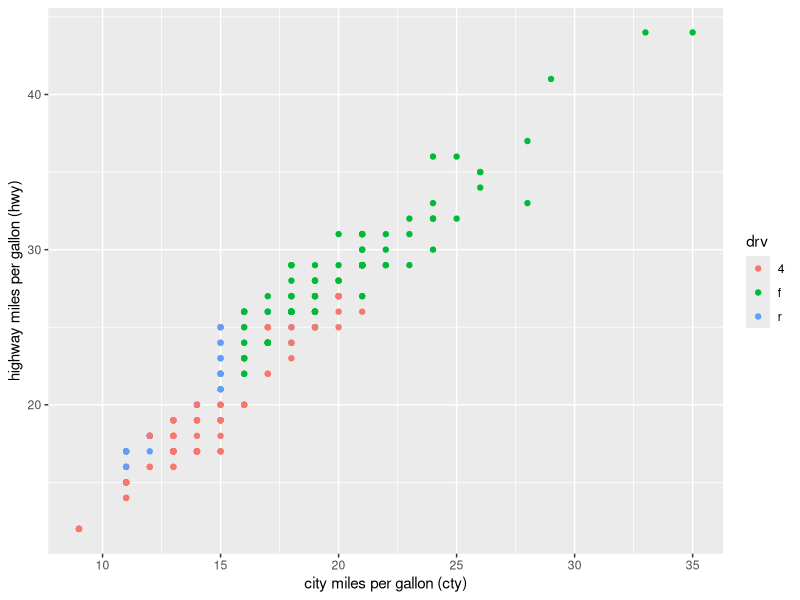
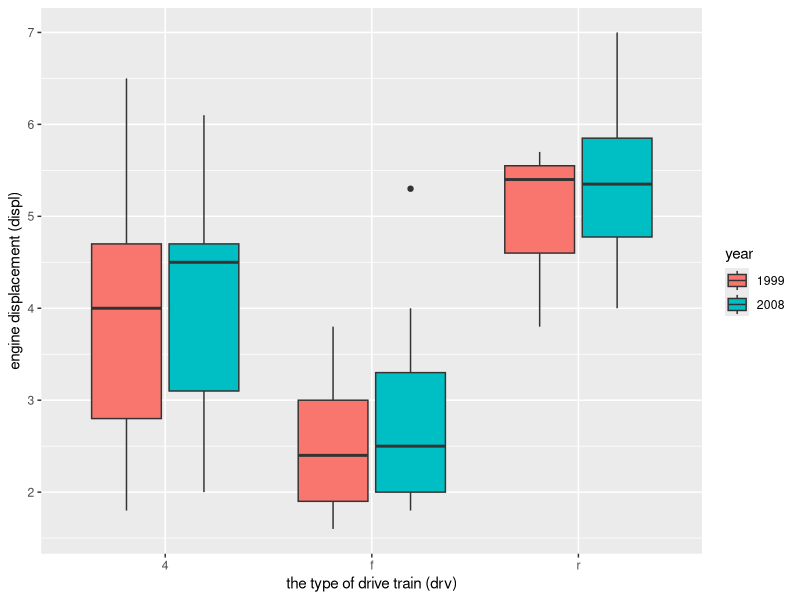
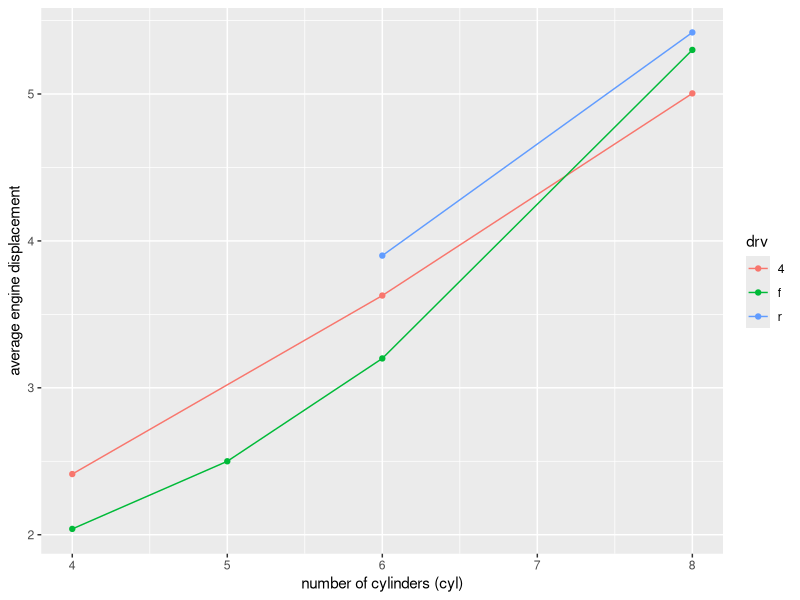

Reproduce these figures in R, in order.
## ---- chunk 1
# data("diamonds")
# data = diamonds
## ---- chunk 2
library(ggplot2)
data("mpg")
ggplot(mpg) + 
    geom_point(mapping = aes(cty,hwy, color = drv)) + 
    labs(x = "city miles per gallon (cty)", y = "highway miles per gallon (hwy)")
## ---- chunk 3
ggplot(mpg) + 
    geom_boxplot(mapping = aes(x = drv, y=displ, fill = factor(year))) + 
    guides(fill=guide_legend(title="year")) + 
    labs(x = "the type of drive train (drv)", y = "engine displacement (displ)")
## ---- chunk 4
library(dplyr)
mpg2 = mpg %>% group_by(drv, cyl) %>% 
    summarise(displ_avg = mean(displ)) %>% 
    ungroup()

ggplot(mpg2) + 
    aes(x = cyl, y = displ_avg, color = drv) + 
    geom_point() + 
    geom_line() + 
    labs(x = "number of cylinders (cyl)", y = "average engine displacement")
